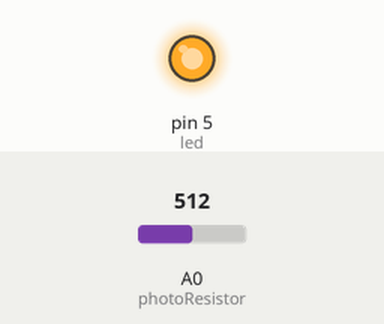
Simulated run of this sketch. Board: Arduino Uno, built with avr-gcc and run on an emulated ATmega328P. On the bench: output pins drawn as LEDs (lit = HIGH). The test bench sets the inputs (shaded band); at power-on: A0 (photoResistor) = 512. Random numbers use the default seed unless the sketch sets one; what the sketch prints to the serial monitor is not drawn.

Above: at 0.2 s.
Timing chart, 0 to 1.7 s (numbered marks = the images above):
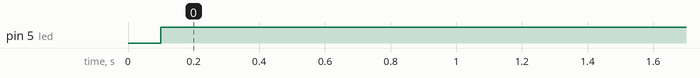

Measured:
- by itself, pin 5 (led): LOW → HIGH at 0.10 s

The sketch:

system_interrupt.ino
```cpp
#include <TimerOne.h>

//arduino for control engineers page cca 316

unsigned long int Ts=100;     //sample time
unsigned long int t;          //current time
unsigned long int prevTime;   //previous time
bool stepEnable = false;      //step flag

const int led = 5;
const int photoResistor = A0;
int prValue; //photoresistor value
float calValue;
float percent;
int minValue=10000;
int maxValue=-10000;

void setup() {
  Serial.begin(9600);         //Printout
  Timer1.initialize(Ts*1000); // period in us
  Timer1.attachInterrupt(stepTimer);  //launch this
  pinMode(led,HIGH);
}

void loop() {
  t = millis();             //current time
  if (stepEnable) {         //if flag true
    prValue = analogRead(photoResistor);
    digitalWrite(led,HIGH);
    Serial.print(prValue);
    Serial.print(" ");
    Serial.print(percent);
    Serial.print("% ");
    step();                 //step
    printTime();            //print timing
    stepEnable = false;
  }

}

void step(void) {
  delay(50+random(50));
}

void printTime (void) {
  Serial.print(t);
  Serial.print("\t");
  Serial.println((float)(t-prevTime)/1000.0, 4);
  prevTime = t;
}

void stepTimer() {
  stepEnable = true;
}

void calibration() {
  if (prValue<minValue) {
    minValue==prValue;
  }
  if (prValue>maxValue) {
    maxValue==prValue;
  }

  calValue = map(prValue,0, 1023, minValue, maxValue);
  Serial.print(minValue);
  Serial.print(" je minimum ");
  Serial.print(maxValue);
  Serial.print(" je maximum ");

  percent = calValue/10.0;
}

void actuatorWrite(float){

}
```
